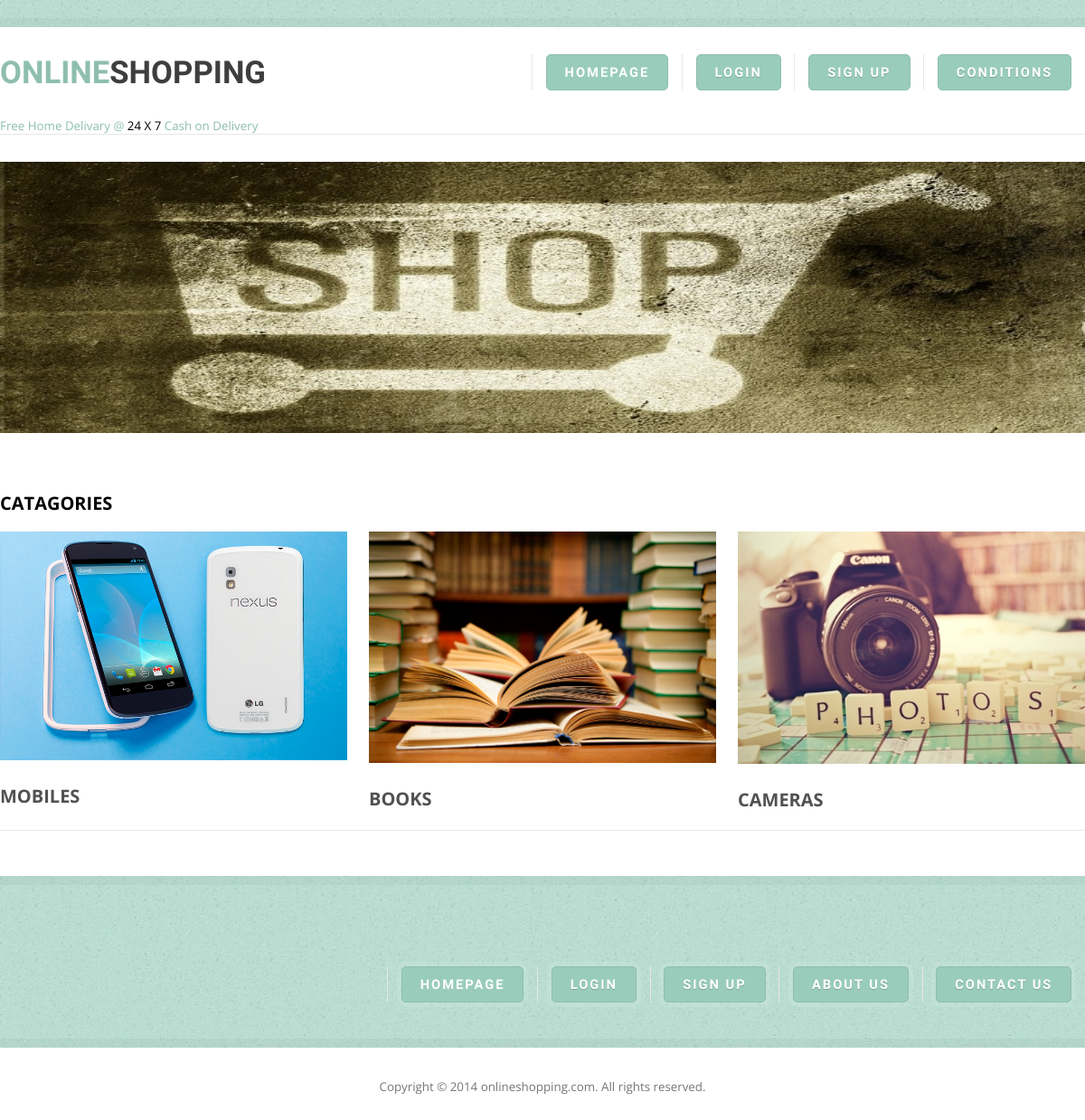
/products/home/3/, run on an earlier commit of the app's database.
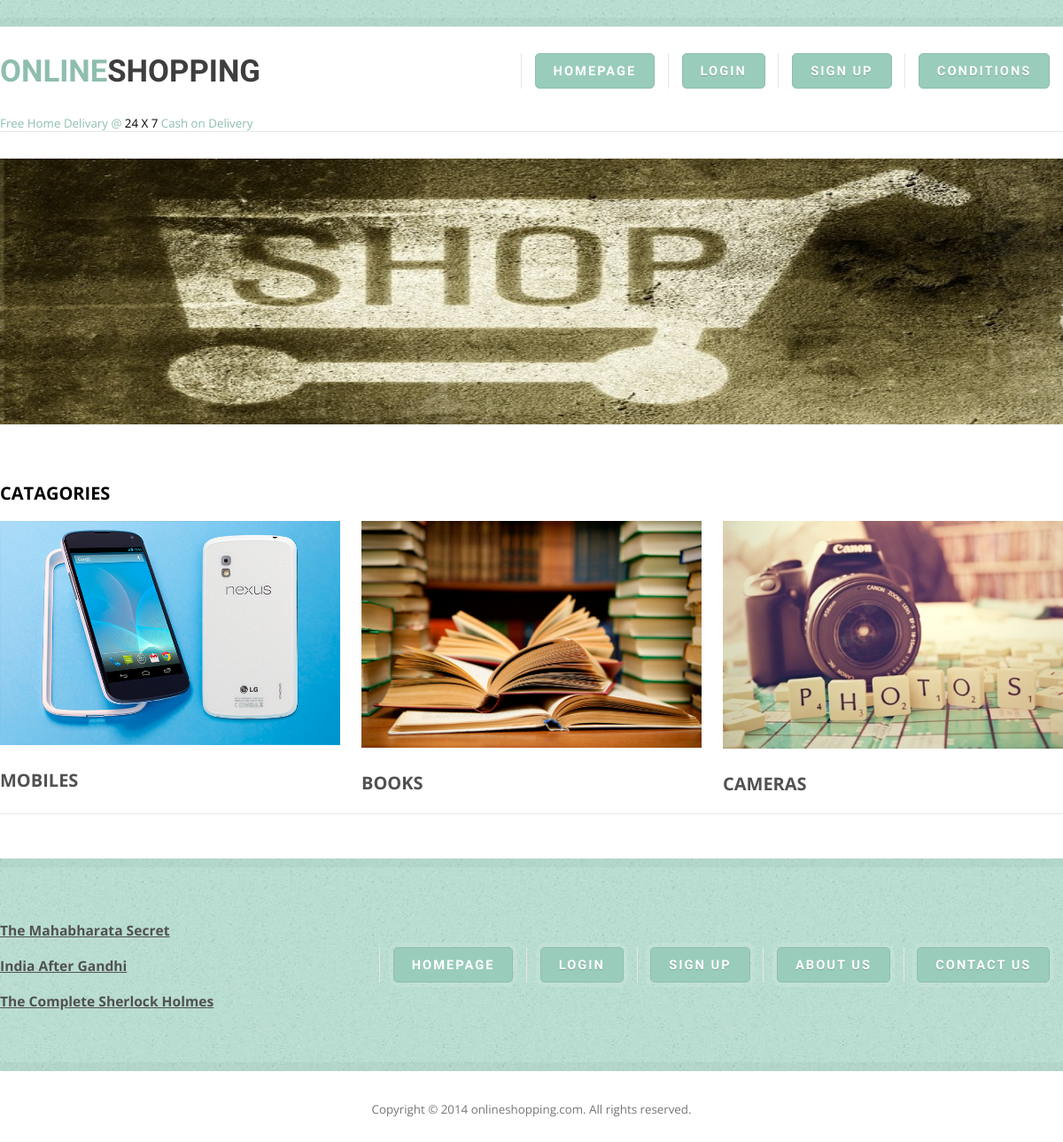
And on a later commit of the database.
### book/models.py (models this page shows)
class Product(models.Model):
	pname=models.CharField(max_length=200)
	discription=models.CharField(max_length=500)
	price=models.IntegerField()
	noitem=models.IntegerField()
	createdby=models.ForeignKey(User)
	cid=models.ForeignKey(Catagory)
	photo=models.ImageField(upload_to='photo') #image in pjct/media/photo

### book/views.py (the view)
# urls.py: url(r'^products/home/(?P<catagory_id>\d+)/$','book.views.products_home', name='productshome'),
def products_home(request,catagory_id):
    products=Product.objects.filter(cid=catagory_id)
    return render(request,'producthome.html',{'products':products})

### book/templates/producthome.html
{% extends "index.html" %}
{% block content %}
               <div id="menu">
                    <ul>
                         <li class="active"><a href="/users/home" accesskey="1" title="">Homepage</a></li>
                         <li><a href="/users/login/" class="button-style">Login</a></li>
                         <li><a href="/users/add" class="button-style">Sign Up</a></li>
                         <li><a href="/about" class="button-style">About Us</a></li>
                         <li><a href="/contact" class="button-style">Contact Us</a></li>
                    </ul>
               </div>
{% for products in products %}
          <h3><a href="/products/details/{{ products.id}}">{{ products.pname}}</a></h3>
          <br>
{% endfor %}
{% endblock %}

### book/templates/index.html (shortened to what this page needs)
<!DOCTYPE html PUBLIC "-//W3C//DTD XHTML 1.0 Strict//EN" "http://www.w3.org/TR/xhtml1/DTD/xhtml1-strict.dtd">
<html xmlns="http://www.w3.org/1999/xhtml">
<head>
<link href="/static/book/theme/default.css" rel="stylesheet" type="text/css" media="all" />
</head>
<body>
<div id="wrapper-bg">
	<div id="wrapper">
		<div id="header" class="container">
			<div id="logo">
				<h1><a href="/users/home"><span>ONLINE</span>SHOPPING</a></h1><span>Free Home Delivary @ </span>24 X 7 <span>Cash on Delivery</span>
			</div>
			<div id="menu">
				<ul>
					<li class="active"><a href="/users/home" accesskey="1" title="">Homepage</a></li>
					<li><a href="/users/login/" class="button-style">Login</a></li>
					<li><a href="/users/add" class="button-style">Sign Up</a></li>
					<li><a href="/condition" class="button-style">Conditions</a></li>
				</ul>
			</div>
		</div>
		<div id="banner" class="container"> <img src="/static/book/theme/images/header-photo.jpg" width="1200" height="300" alt="" /> </div>
		<div id="three-column" class="container">
				<h2><span>CATAGORIES</span></h2>
				<br>
			<div class="tbox1">
				<div class="box-style box-style01">
					<div class="content"> <a href="#" class="image image-full"><img src="/static/book/theme/images/img01.jpg" alt=""></a>
						<h2>Mobiles</h2>
						 </div>
				</div>
			</div>
			<div class="tbox2">
				<div class="box-style box-style02">
					<div class="content"> <a href="#" class="image image-full"><img src="/static/book/theme/images/img02.jpg" alt=""></a>
						<h2>Books</h2>
						 </div>
				</div>
			</div>
			<div class="tbox3">
				<div class="box-style box-style03">
					<div class="content"> <a href="#" class="image image-full"><img src="/static/book/theme/images/img.jpg" alt=""></a>
						<h2>Cameras </h2>
						 </div>
				</div>
			</div>
		</div>
        <div id="header" class="container">
		</div>
	</div>
	<div id="footer-content" class="container">
		{% block content %}{% endblock %}
	</div>
</div>
<div id="footer">
	<p>Copyright © 2014 onlineshopping.com. All rights reserved.</p>
</div>
</body>
</html>

### book/static/book/theme/default.css (style rules this page uses)
html, body { height: 100%; }
body { margin: 0px; padding: 0px; font-family: 'Open Sans', sans-serif; font-size: 10pt; color: #000000; }
h1, h2, h3 { margin: 0; padding: 0; }
p, ol, ul { margin-top: 0px; }
p { line-height: 200%; }
a { color: #0000FF; }
a img { border: none; }
.image { display: inline-block; }
.image img { display: block; width: 100%; }
.image-full { display: block; width: 100%; margin: 0 0 2em 0; }
.button-style { display: inline-block; margin-top: 20px; padding: 10px 20px; background: #99CCBB; border-radius: 5px; box-shadow: 0px 0px 0px 5px rgba(255,255,255,0.1); border: 1px solid #8EBEAE; line-height: normal; text-align: center; text-decoration: none; text-transform: uppercase; text-shadow: 0px 1px 0px rgba(0,0,0,.2); font-size: 1em; font-weight: 400; color: #FFF !important; }
#wrapper-bg { overflow: hidden; background: url(images/bg01.jpg) repeat; }
#wrapper { margin-top: 30px; padding-bottom: 50px; background: #FFF; box-shadow: 0px 10px 0px rgba(0,0,0,0.03), 0px -10px 0px rgba(0,0,0,0.03); }
.container { width: 1200px; margin: 0px auto; }
#header { overflow: hidden; border-bottom: 1px solid #E7E7E7; }
#logo { float: left; width: 300; }
#logo h1 a { display: block; line-height: 100px; text-transform: uppercase; text-decoration: none; font-family: 'Archivo Narrow', sans-serif; font-size: 1.3em; color: #3E3E3E; }
#logo span { color: #8EBEAE; }
#menu { float: right; width: 900px; }
#menu ul { float: right; margin: 0px; padding: 30px 0px 0px 0px; list-style: none; line-height: normal; }
#menu li { float: left; border-left: 1px solid #E7E7E7; }
#menu a { display: block; padding: 10px 20px; margin: 0em 1em; letter-spacing: 2px; text-decoration: none; text-transform: uppercase; font-family: 'Archivo Narrow', sans-serif; font-size: 1.10em; font-weight: 600; color: #99CCBB; }
#menu .active a { background: #99CCBB; border-radius: 5px; box-shadow: 0px 0px 0px 5px rgba(255,255,255,0.1); border: 1px solid #8EBEAE; color: #FFFFFF; }
#footer-content { overflow: hidden; padding: 70px 0px 50px 0px; color: #515151; }
#footer-content a { color: #515151; }
#footer { overflow: hidden; padding: 30px 0px; box-shadow: 0px -10px 0px rgba(0,0,0,0.03); }
#footer p { text-align: center; color: #767676; }
#banner { padding: 30px 0px; }
#three-column { overflow: hidden; padding-top: 30px; }
#three-column .tbox1 h2, #three-column .tbox2 h2, #three-column .tbox3 h2 { margin-bottom: 1em; text-transform: uppercase; color: #515151; }
#three-column .tbox1 { float: left; width: 384px; margin-right: 24px; }
#three-column .tbox2 { float: left; width: 384px; }
#three-column .tbox3 { float: right; width: 384px; }

What changed in the data, as far as the page shows it:
added Product: pname "The Mahabharata Secret"
added Product: pname "India After Gandhi"
added Product: pname "The Complete Sherlock Holmes"
